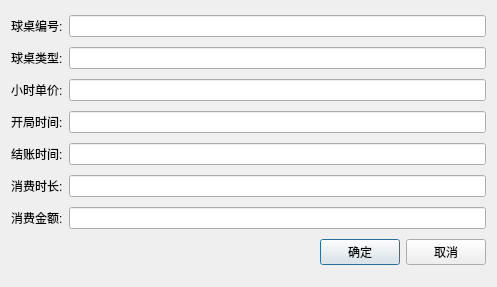
<?xml version="1.0" encoding="UTF-8"?>
<ui version="4.0">
 <class>GuiPay</class>
 <widget class="QDialog" name="GuiPay">
  <property name="geometry">
   <rect>
    <x>0</x>
    <y>0</y>
    <width>497</width>
    <height>287</height>
   </rect>
  </property>
  <property name="windowTitle">
   <string>结账</string>
  </property>
  <layout class="QVBoxLayout" name="verticalLayout">
   <item>
    <layout class="QHBoxLayout" name="horizontalLayout_2">
     <item>
      <widget class="QLabel" name="label">
       <property name="text">
        <string>球桌编号:</string>
       </property>
      </widget>
     </item>
     <item>
      <widget class="QLineEdit" name="lineEditTableNum"/>
     </item>
    </layout>
   </item>
   <item>
    <layout class="QHBoxLayout" name="horizontalLayout_3">
     <item>
      <widget class="QLabel" name="label_2">
       <property name="text">
        <string>球桌类型:</string>
       </property>
      </widget>
     </item>
     <item>
      <widget class="QLineEdit" name="lineEditTableType"/>
     </item>
    </layout>
   </item>
   <item>
    <layout class="QHBoxLayout" name="horizontalLayout_4">
     <item>
      <widget class="QLabel" name="label_7">
       <property name="text">
        <string>小时单价:</string>
       </property>
      </widget>
     </item>
     <item>
      <widget class="QLineEdit" name="lineEditPricePerHour"/>
     </item>
    </layout>
   </item>
   <item>
    <layout class="QHBoxLayout" name="horizontalLayout_5">
     <item>
      <widget class="QLabel" name="label_3">
       <property name="text">
        <string>开局时间:</string>
       </property>
      </widget>
     </item>
     <item>
      <widget class="QLineEdit" name="lineEditBeginTime"/>
     </item>
    </layout>
   </item>
   <item>
    <layout class="QHBoxLayout" name="horizontalLayout_6">
     <item>
      <widget class="QLabel" name="label_4">
       <property name="text">
        <string>结账时间:</string>
       </property>
      </widget>
     </item>
     <item>
      <widget class="QLineEdit" name="lineEditPayTime"/>
     </item>
    </layout>
   </item>
   <item>
    <layout class="QHBoxLayout" name="horizontalLayout_7">
     <item>
      <widget class="QLabel" name="label_5">
       <property name="text">
        <string>消费时长:</string>
       </property>
      </widget>
     </item>
     <item>
      <widget class="QLineEdit" name="lineEditDurationTime"/>
     </item>
    </layout>
   </item>
   <item>
    <layout class="QHBoxLayout" name="horizontalLayout_8">
     <item>
      <widget class="QLabel" name="label_6">
       <property name="text">
        <string>消费金额:</string>
       </property>
      </widget>
     </item>
     <item>
      <widget class="QLineEdit" name="lineEditPayMoney"/>
     </item>
    </layout>
   </item>
   <item>
    <layout class="QHBoxLayout" name="horizontalLayout">
     <item>
      <spacer name="horizontalSpacer">
       <property name="orientation">
        <enum>Qt::Horizontal</enum>
       </property>
       <property name="sizeHint" stdset="0">
        <size>
         <width>40</width>
         <height>20</height>
        </size>
       </property>
      </spacer>
     </item>
     <item>
      <widget class="QPushButton" name="pushButtonOk">
       <property name="text">
        <string>确定</string>
       </property>
      </widget>
     </item>
     <item>
      <widget class="QPushButton" name="pushButtonCancel">
       <property name="text">
        <string>取消</string>
       </property>
      </widget>
     </item>
    </layout>
   </item>
  </layout>
 </widget>
 <layoutdefault spacing="6" margin="11"/>
 <resources/>
 <connections/>
</ui>
